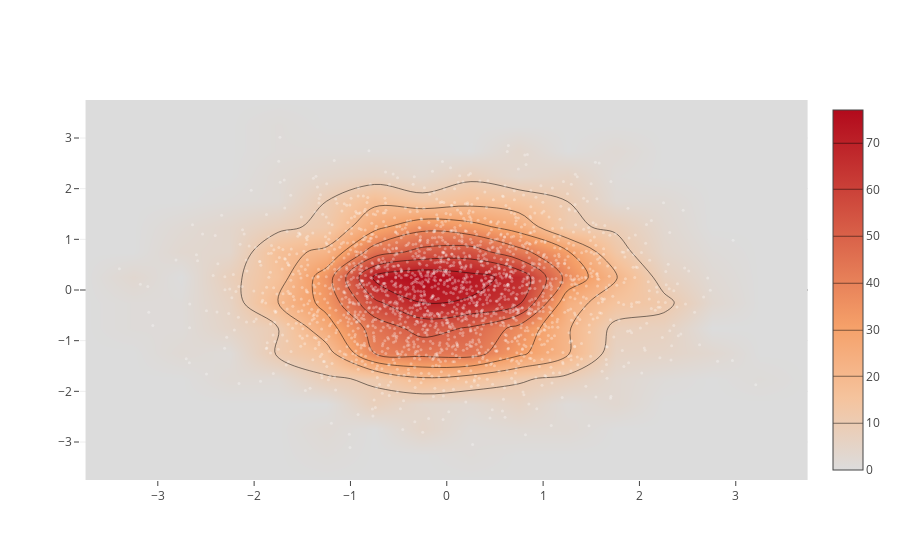

The notebook cell this image was saved under:
### Code cell
from plotly.graph_objs import *
x = np.random.randn(2000)
y = np.random.randn(2000)
iplot([Histogram2dContour(x=x, y=y, contours=Contours(coloring='heatmap')),
       Scatter(x=x, y=y, mode='markers', marker=Marker(color='white', size=3, opacity=0.3))], show_link=False)

### Figure 1 — Plotly figure (JSON) as saved in the notebook; plotly's stock layout.template omitted (floating-point values rounded to 4 significant figures; data arrays with more than 128 entries replaced by an {"elided": "..."} marker saying what was removed)
{"data": [{"contours": {"coloring": "heatmap"}, "type": "histogram2dcontour", "x": {"elided": "2000 float values"}, "y": {"elided": "2000 float values"}}, {"marker": {"color": "white", "opacity": 0.3, "size": 3}, "mode": "markers", "type": "scatter", "x": {"elided": "2000 float values"}, "y": {"elided": "2000 float values"}}], "layout": {}}
